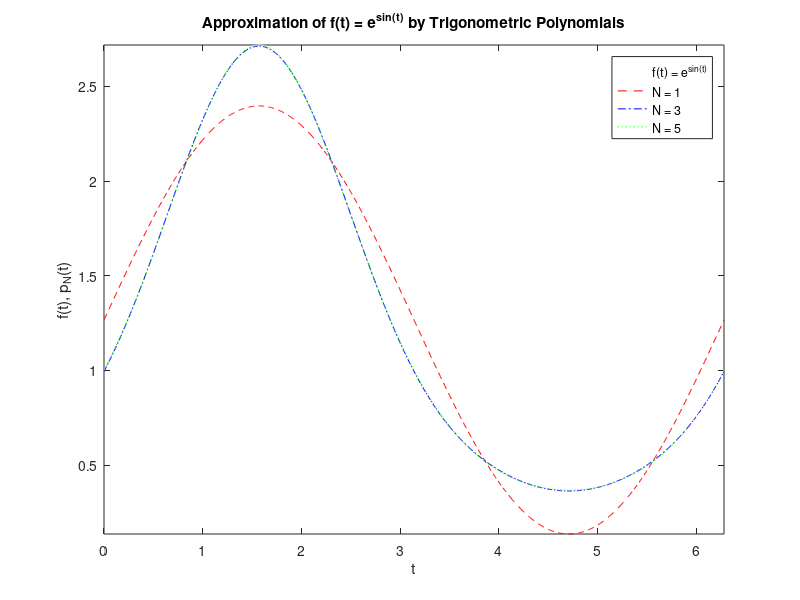

MATLAB code to generate this figure:
clear all

echo on

dfile ='MATH_4070_HW_2_Problem_4_Morrow_Nicholas.txt';
if exist(dfile, 'file')
    delete(dfile);
end
diary(dfile)

% MATH 4070
% HW 2
% Problem 4
% By Nicholas Morrow

% Define the function to be approximated
f = @(t) exp(sin(t));

% Define the interval
t_0 = 0;
t_n = 2*pi;

% Define the degrees of the trigonometric polynomials
N_values = [1, 3, 5];
max_N = max(N_values);

% Create a grid of t-values for plotting, 1000 points
t_plot = linspace(t_0, t_n, 1000).';

% Prepare for looping over each N value, each col will have a polynomial
P_N = zeros(numel(t_plot), numel(N_values));

% first coefficient is the same for all N
a0 = (1/pi) * integral(@(t) f(t), t_0, t_n)

% Loop through each required degree N
for i = 1:numel(N_values)
    % Prepare before summation
    N = N_values(i);
    ak = zeros(1,N);
    bk = zeros(1,N);
    % By def of degree-N real trigonometric polynomial, a0/2 will be included in each calculation
    polyVals = a0 / 2 * ones(size(t_plot));

    for k = 1:N
        % Fourier coeffs (1/pi)integ(f(t)cos(kt)dt) and (1/pi)integ(f(t)sin(kt)dt)
        ak(k) = (1/pi) * integral(@(t) f(t).*cos(k*t), t_0, t_n)
        bk(k) = (1/pi) * integral(@(t) f(t).*sin(k*t), t_0, t_n)

        polyVals = polyVals + ak(k)*cos(k*t_plot) + bk(k)*sin(k*t_plot);
    end

    % Store
    P_N(:,i) = polyVals;
end

% Plot
figure(1);

% Original function
plot(t_plot, f(t_plot), 'w');  hold on;

% Approximations
plot(t_plot, P_N(:,1), 'r--');   % N = 1, red
plot(t_plot, P_N(:,2), 'b-.');   % N = 3, blue
plot(t_plot, P_N(:,3), 'g:');   % N = 5, green

% Extra thing(s) for plot
xlim([t_0 t_n]);
title('Approximation of f(t) = e^{sin(t)} by Trigonometric Polynomials');
xlabel('t');
ylabel('f(t), p_N(t)');
legend('f(t) = e^{sin(t)}', 'N = 1', 'N = 3', 'N = 5', 'Location', 'northeast');
axis tight;


% Wasn't sure if I needed a creation line, uncomment to make the pdf if you want
% print(gcf,'-dpdf','MATH_4070_HW_2_Problem_4_Morrow_Nicholas_plot.pdf')

diary off
echo off